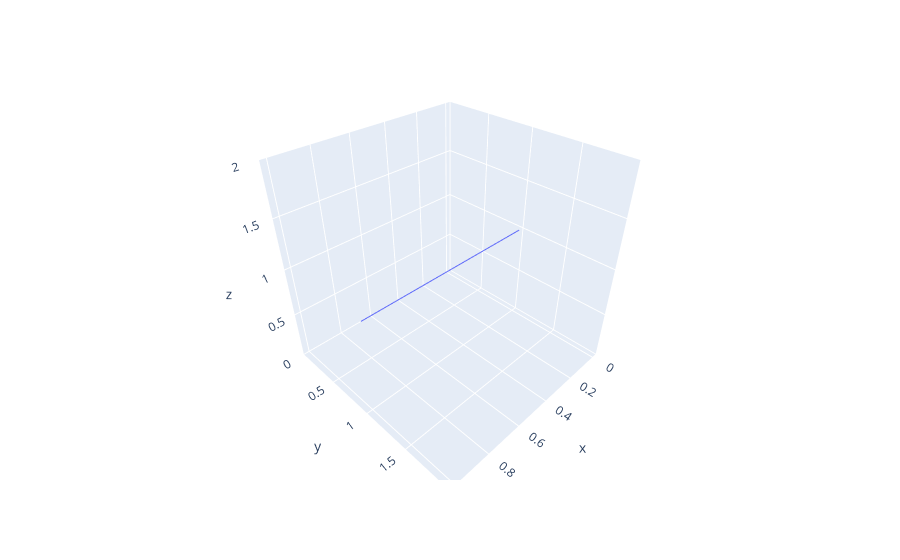

Notebook code for this chart:
### Code cell
# fig = px.scatter_3d(df, x="X1", y="X2", z="X3", color='X4')
a,b,c,d = plot3Discretization(dataExp4, stage_best_subsetData_list, stage_dim_list, stage_best_value_list, 'StageWise')

import numpy as np 

x = np.array([0,1])
y = np.array([1,1])
z = np.array([1,1])
df1 = pd.DataFrame({"x": x, "y":y, "z":z})
df = pd.DataFrame({'X1':a, 'X2':b, 'X3':c, 'X4':d})

px.scatter_3d(df, x="X1", y="X2", z="X3", color='X4') 
px.line_3d(df1, x="x", y="y", z="z")
# fig.add_vline(x=1)

### Figure 1 — Plotly figure (JSON) as saved in the notebook; plotly's stock layout.template omitted (floating-point values rounded to 4 significant figures)
{"data": [{"hovertemplate": "x=%{x}<br>y=%{y}<br>z=%{z}<extra></extra>", "legendgroup": "", "line": {"color": "#636efa", "dash": "solid"}, "marker": {"symbol": "circle"}, "mode": "lines", "name": "", "scene": "scene", "showlegend": false, "type": "scatter3d", "x": [0, 1], "y": [1, 1], "z": [1, 1]}], "layout": {"legend": {"tracegroupgap": 0}, "margin": {"t": 60}, "scene": {"domain": {"x": [0, 1], "y": [0, 1]}, "xaxis": {"title": {"text": "x"}}, "yaxis": {"title": {"text": "y"}}, "zaxis": {"title": {"text": "z"}}}}}
